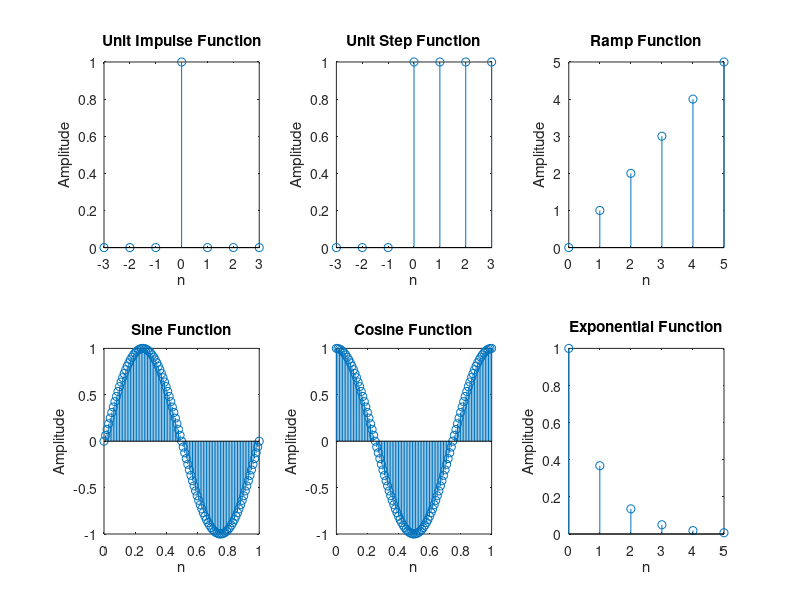

The MATLAB script that drew this image:
% Generation of Signals 
clc; 
clear all; 
close all; 
n=-3:3; 
i=[zeros(1,3) ones(1,1) zeros(1,3)]; subplot(2,3,1); 
stem(n,i); 
xlabel('n'); 
ylabel('Amplitude'); 
title('Unit Impulse Function'); 
u=[zeros(1,3) ones(1,4)]; 
subplot(2,3,2); 
stem(n,u); 
xlabel('n'); 
ylabel('Amplitude'); 
title('Unit Step Function'); 
n=0:5; 
subplot(2,3,3); 
stem(n,n); 
xlabel('n'); 
ylabel('Amplitude'); 
title('Ramp Function');
n=0:0.01:1; 
s=sin(2*pi*n); 
subplot(2,3,4); 
stem(n,s); 
xlabel('n'); 
ylabel('Amplitude'); 
title('Sine Function'); 
n=0:0.01:1; 
c=cos(2*pi*n); 
subplot(2,3,5); 
stem(n,c); 
xlabel('n'); 
ylabel('Amplitude'); 
title('Cosine Function'); 
n=0:5; 
e=exp(-n); 
subplot(2,3,6); 
stem(n,e); 
xlabel('n'); 
ylabel('Amplitude'); 
title('Exponential Function');

